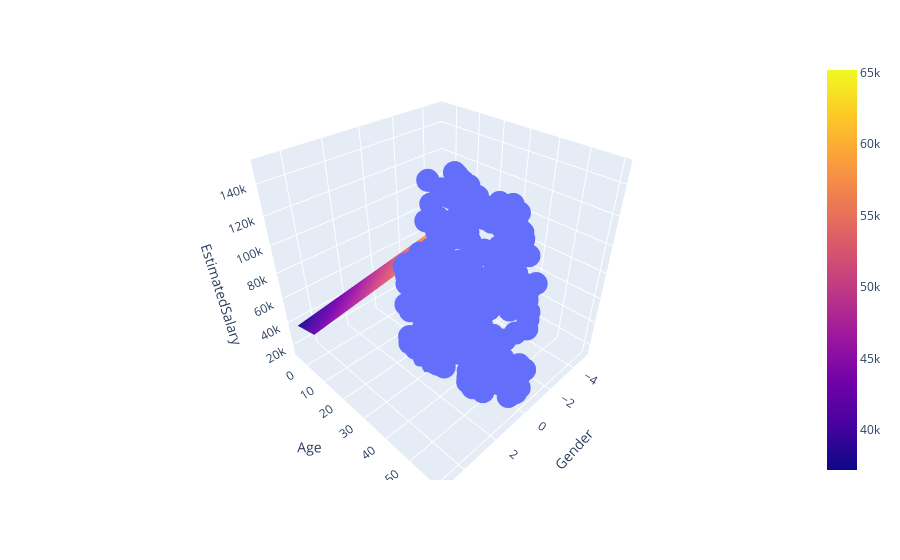

The cell this chart's notebook holds for it:
### Code cell
fig = px.scatter_3d(df, x='Gender', y='Age', z='EstimatedSalary')

fig.add_trace(go.Surface(x = x, y = y, z =z ))

fig.show()

### Figure 1 — Plotly figure (JSON) as saved in the notebook; plotly's stock layout.template omitted (floating-point values rounded to 4 significant figures; data arrays with more than 128 entries replaced by an {"elided": "..."} marker saying what was removed)
{"data": [{"hovertemplate": "Gender=%{x}<br>Age=%{y}<br>EstimatedSalary=%{z}<extra></extra>", "legendgroup": "", "marker": {"color": "#636efa", "symbol": "circle"}, "mode": "markers", "name": "", "scene": "scene", "showlegend": false, "type": "scatter3d", "x": {"elided": "400 int values"}, "y": {"elided": "400 int values"}, "z": {"elided": "400 int values"}}, {"type": "surface", "x": [-5, -3.889, -2.778, -1.667, -0.5556, 0.5556, 1.667, 2.778, 3.889, 5], "y": [-5, -3.889, -2.778, -1.667, -0.5556, 0.5556, 1.667, 2.778, 3.889, 5], "z": [[59910.0, 57390.0, 54860.0, 52340.0, 49820.0, 47290.0, 44770.0, 42250.0, 39720.0, 37200.0], [60500.0, 57970.0, 55450.0, 52930.0, 50400.0, 47880.0, 45360.0, 42830.0, 40310.0, 37790.0], [61080.0, 58560.0, 56040.0, 53510.0, 50990.0, 48470.0, 45940.0, 43420.0, 40900.0, 38370.0], [61670.0, 59150.0, 56620.0, 54100.0, 51580.0, 49050.0, 46530.0, 44010.0, 41480.0, 38960.0], [62260.0, 59730.0, 57210.0, 54690.0, 52160.0, 49640.0, 47120.0, 44590.0, 42070.0, 39550.0], [62850.0, 60320.0, 57800.0, 55270.0, 52750.0, 50230.0, 47700.0, 45180.0, 42660.0, 40130.0], [63430.0, 60910.0, 58390.0, 55860.0, 53340.0, 50810.0, 48290.0, 45770.0, 43240.0, 40720.0], [64020.0, 61500.0, 58970.0, 56450.0, 53930.0, 51400.0, 48880.0, 46350.0, 43830.0, 41310.0], [64610.0, 62080.0, 59560.0, 57040.0, 54510.0, 51990.0, 49470.0, 46940.0, 44420.0, 41890.0], [65190.0, 62670.0, 60150.0, 57620.0, 55100.0, 52580.0, 50050.0, 47530.0, 45010.0, 42480.0]]}], "layout": {"legend": {"tracegroupgap": 0}, "margin": {"t": 60}, "scene": {"domain": {"x": [0, 1], "y": [0, 1]}, "xaxis": {"title": {"text": "Gender"}}, "yaxis": {"title": {"text": "Age"}}, "zaxis": {"title": {"text": "EstimatedSalary"}}}}}
